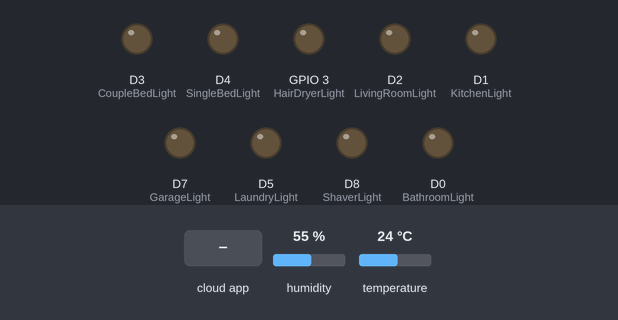
A sketch run on a simulated ESP8266 (NodeMCU). Parts: output pins drawn as LEDs (lit = HIGH). Inputs (shaded band) come from the test bench; at power-on: humidity 55 %, temperature 24 °C. WiFi joins after 1.5 s; servers stay silent unless stated; the Firebase database answers and starts empty; what the sketch prints to the serial monitor is not drawn.

Above: at 2.7 s.
2.8 s: the phone or cloud app sets Bathroom to 1
At 4.9 s:
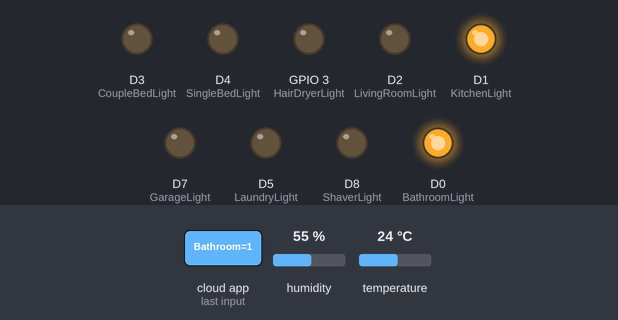
5.2 s: the phone or cloud app sets LivingRoom to 1
At 6.0 s:
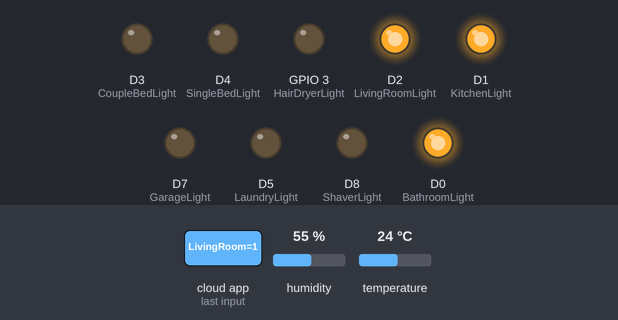
7.1 s: the phone or cloud app sets CoupleBed to 1
At 8.6 s:
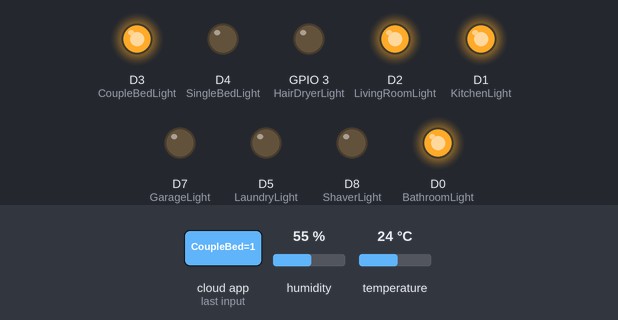
8.9 s: the phone or cloud app sets SingleBed to 1
At 9.7 s:
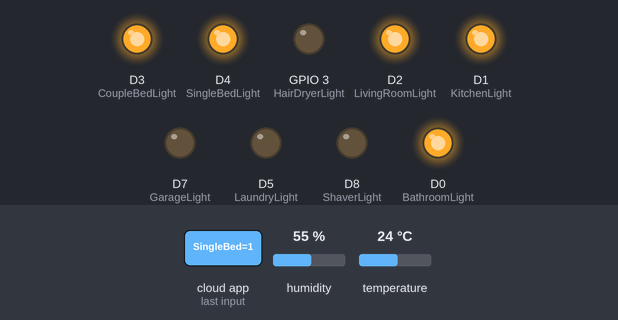
10.7 s: the phone or cloud app sets Laundry to 1
At 12.2 s:
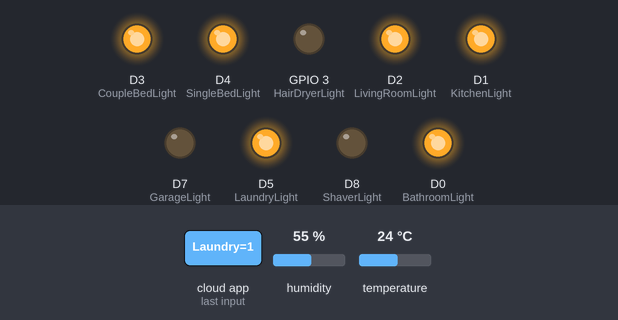
12.5 s: the phone or cloud app sets Garage to 1
At 13.4 s:
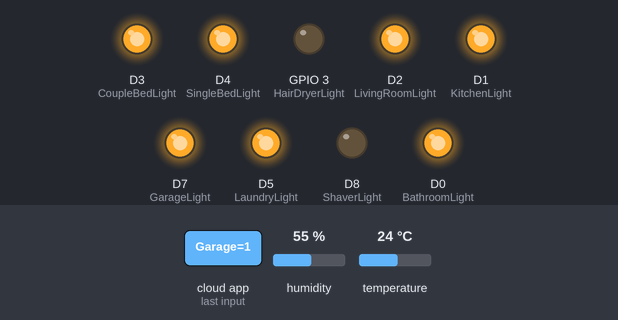
Timing chart, 0 to 15.3 s (numbered marks = the images above; inputs shaded):
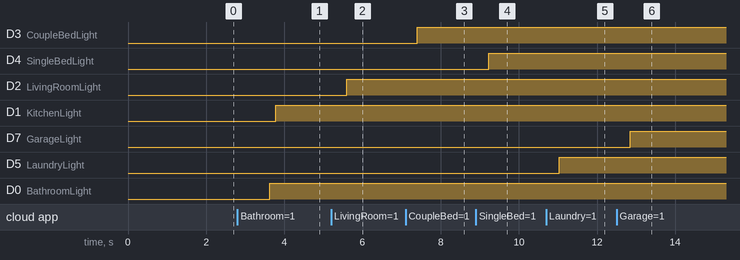

The sketch:

codigo_novo.ino
```cpp
#include <ESP8266WiFi.h>
#include <FirebaseArduino.h>
#include "DHT.h"
#define DHTTYPE DHT11
#define FIREBASE_HOST "smarthomebylanga-15287.firebaseio.com"
#define FIREBASE_AUTH "WwR7MPQGw6IUzF1uGYoaRlNO0HNM1VEWc956aRQr"
#define WIFI_SSID "Casa"
#define WIFI_PASSWORD "carolegui"
#define dht_dpin D6
DHT dht(dht_dpin, DHTTYPE);


int BathroomLight = D0;
int KitchenLight = D1;
int LivingRoomLight = D2;
int CoupleBedLight = D3;
int SingleBedLight = D4;
int LaundryLight = D5;
//int digital6 = D6;
int GarageLight = D7;
int ShaverLight = D8;
int HairDryerLight = D9;
//int digitaltx = D10;

int HumidityValue, TemperatureValue;

int BathroomValue, KitchenValue, LivingRoomValue, CoupleBedValue, SingleBedValue, LaundryValue, GarageValue, ShaverValue, HairDryerValue;


void setup() {
  // put your setup code here, to run once:
  Serial.begin(9600);
  dht.begin();

  pinMode(BathroomLight, OUTPUT);
  pinMode(KitchenLight, OUTPUT);
  pinMode(LivingRoomLight, OUTPUT);
  pinMode(CoupleBedLight, OUTPUT);
  pinMode(SingleBedLight, OUTPUT);
  pinMode(LaundryLight, OUTPUT);
  //pinMode(digital6, OUTPUT);
  pinMode(GarageLight, OUTPUT);
  pinMode(ShaverLight, OUTPUT);
  pinMode(HairDryerLight, OUTPUT);

  // connect to wifi.
WiFi.begin(WIFI_SSID, WIFI_PASSWORD);
Serial.print("connecting");
while (WiFi.status() != WL_CONNECTED) {
Serial.print(".");
delay(500);
}
Serial.println();
Serial.print("connected: ");
Serial.println(WiFi.localIP());
Firebase.begin(FIREBASE_HOST, FIREBASE_AUTH);
//Firebase.set("LED_STATUS/value", 0);
//Firebase.setInt("LIGHT/value", 0);*/

}

void loop() {
  // put your main code here, to run repeatedly:


  //-----------------------------------------------------------------------TEMPERATURE AND HUMIDITY--------------------------------------------------------------

 HumidityValue = dht.readHumidity();
 TemperatureValue = dht.readTemperature();
 Firebase.set("Home/Sensor/Temperature", TemperatureValue);
 Firebase.set("Home/Sensor/Humidity", HumidityValue);
 //Serial.println(TemperatureValue);
 //delay(800);

 //-----------------------------------------------------------------------LIGHTS CONTROL--------------------------------------------------------------


//----------BATHROOM----------
BathroomValue = Firebase.getInt("Home/Light/Bathroom");
if (BathroomValue==1) {
//Serial.println("Bathroom ON");
digitalWrite(BathroomLight,HIGH);
//return;
//delay(10);
}
else {
//Serial.println("Bathroom OFF");
digitalWrite(BathroomLight,LOW);
}
//---------------------------------------

//----------KITCHEN----------
KitchenValue = Firebase.getInt("Home/Light/Kitchen");
if (BathroomValue==1) {
//Serial.println("Bathroom ON");
digitalWrite(KitchenLight,HIGH);
//return;
//delay(10);
}
else {
//Serial.println("Bathroom OFF");
digitalWrite(KitchenLight,LOW);
}
//---------------------------------------

//----------LIVINGROOM----------
LivingRoomValue = Firebase.getInt("Home/Light/LivingRoom");
if (LivingRoomValue==1) {
//Serial.println("Bathroom ON");
digitalWrite(LivingRoomLight,HIGH);
//return;
//delay(10);
}
else {
//Serial.println("Bathroom OFF");
digitalWrite(LivingRoomLight,LOW);
}

//----------COUPLEBED----------
CoupleBedValue = Firebase.getInt("Home/Light/CoupleBed");
if (CoupleBedValue==1) {
//Serial.println("Bathroom ON");
digitalWrite(CoupleBedLight,HIGH);
//return;
//delay(10);
}
else {
//Serial.println("Bathroom OFF");
digitalWrite(CoupleBedLight,LOW);
}

//----------SINGLEBED----------
SingleBedValue = Firebase.getInt("Home/Light/SingleBed");
if (SingleBedValue==1) {
//Serial.println("Bathroom ON");
digitalWrite(SingleBedLight,HIGH);
//return;
//delay(10);
}
else {
//Serial.println("Bathroom OFF");
digitalWrite(SingleBedLight,LOW);
}

//----------LAUNDRY----------
LaundryValue = Firebase.getInt("Home/Light/Laundry");
if (LaundryValue==1) {
//Serial.println("Bathroom ON");
digitalWrite(LaundryLight,HIGH);
//return;
//delay(10);
}
else {
//Serial.println("Bathroom OFF");
digitalWrite(LaundryLight,LOW);
}

//----------GARAGE----------
GarageValue = Firebase.getInt("Home/Light/Garage");
if (GarageValue==1) {
//Serial.println("Bathroom ON");
digitalWrite(GarageLight,HIGH);
//return;
//delay(10);
}
else {
//Serial.println("Bathroom OFF");
digitalWrite(GarageLight,LOW);
}

//-----------------------------------------------------------------------POWERPLUGS CONTROL--------------------------------------------------------------

//----------SHAVER----------
ShaverValue = Firebase.getInt("Home/PowerPlug/Shaver");
if (ShaverValue==1) {
//Serial.println("Bathroom ON");
digitalWrite(ShaverLight,HIGH);
//return;
//delay(10);
}
else {
//Serial.println("Bathroom OFF");
digitalWrite(ShaverLight,LOW);
}

//----------HAIRDRYER----------
HairDryerValue = Firebase.getInt("Home/PowerPlug/HairDryer");
if (HairDryerValue==1) {
//Serial.println("Bathroom ON");
digitalWrite(HairDryerLight,HIGH);
//return;
//delay(10);
}
else {
//Serial.println("Bathroom OFF");
digitalWrite(HairDryerLight,LOW);
}


}
```

Measured:
- after the input at 2.8 s, D1 (KitchenLight): LOW → HIGH after 0.98 s; D0 (BathroomLight): LOW → HIGH after 0.83 s
- after the input at 5.2 s, D2 (LivingRoomLight): LOW → HIGH after 0.40 s
- after the input at 7.1 s, D3 (CoupleBedLight): LOW → HIGH after 0.30 s
- after the input at 8.9 s, D4 (SingleBedLight): LOW → HIGH after 0.33 s
- after the input at 10.7 s, D5 (LaundryLight): LOW → HIGH after 0.33 s
- after the input at 12.5 s, D7 (GarageLight): LOW → HIGH after 0.35 s
